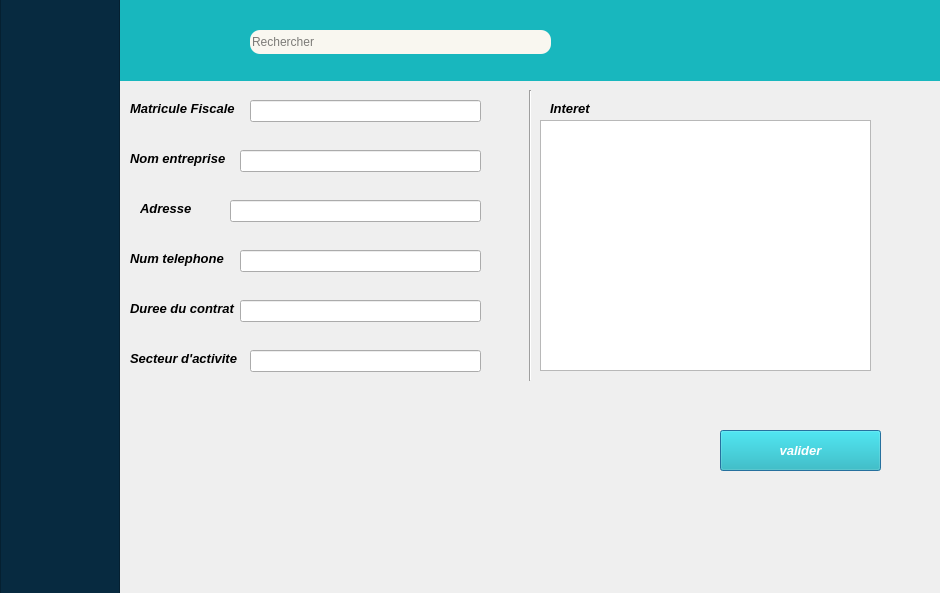
<?xml version="1.0" encoding="UTF-8"?>
<ui version="4.0">
 <class>ajout</class>
 <widget class="QDialog" name="ajout">
  <property name="geometry">
   <rect>
    <x>0</x>
    <y>0</y>
    <width>940</width>
    <height>593</height>
   </rect>
  </property>
  <property name="windowTitle">
   <string>Dialog</string>
  </property>
  <widget class="QLabel" name="label">
   <property name="geometry">
    <rect>
     <x>130</x>
     <y>100</y>
     <width>151</width>
     <height>16</height>
    </rect>
   </property>
   <property name="font">
    <font>
     <pointsize>10</pointsize>
     <italic>true</italic>
     <bold>true</bold>
    </font>
   </property>
   <property name="text">
    <string>Matricule Fiscale </string>
   </property>
  </widget>
  <widget class="QLabel" name="label_2">
   <property name="geometry">
    <rect>
     <x>130</x>
     <y>150</y>
     <width>151</width>
     <height>16</height>
    </rect>
   </property>
   <property name="font">
    <font>
     <pointsize>10</pointsize>
     <italic>true</italic>
     <bold>true</bold>
    </font>
   </property>
   <property name="text">
    <string>Nom entreprise </string>
   </property>
  </widget>
  <widget class="QLabel" name="label_3">
   <property name="geometry">
    <rect>
     <x>140</x>
     <y>200</y>
     <width>151</width>
     <height>16</height>
    </rect>
   </property>
   <property name="font">
    <font>
     <pointsize>10</pointsize>
     <italic>true</italic>
     <bold>true</bold>
    </font>
   </property>
   <property name="text">
    <string>Adresse </string>
   </property>
  </widget>
  <widget class="QLabel" name="label_4">
   <property name="geometry">
    <rect>
     <x>130</x>
     <y>250</y>
     <width>151</width>
     <height>16</height>
    </rect>
   </property>
   <property name="font">
    <font>
     <pointsize>10</pointsize>
     <italic>true</italic>
     <bold>true</bold>
    </font>
   </property>
   <property name="text">
    <string>Num telephone </string>
   </property>
  </widget>
  <widget class="QLabel" name="label_5">
   <property name="geometry">
    <rect>
     <x>130</x>
     <y>300</y>
     <width>151</width>
     <height>16</height>
    </rect>
   </property>
   <property name="font">
    <font>
     <pointsize>10</pointsize>
     <italic>true</italic>
     <bold>true</bold>
    </font>
   </property>
   <property name="text">
    <string>Duree du contrat </string>
   </property>
  </widget>
  <widget class="QLabel" name="label_6">
   <property name="geometry">
    <rect>
     <x>130</x>
     <y>350</y>
     <width>151</width>
     <height>16</height>
    </rect>
   </property>
   <property name="font">
    <font>
     <pointsize>10</pointsize>
     <italic>true</italic>
     <bold>true</bold>
    </font>
   </property>
   <property name="text">
    <string>Secteur d'activite</string>
   </property>
  </widget>
  <widget class="QLabel" name="label_7">
   <property name="geometry">
    <rect>
     <x>550</x>
     <y>100</y>
     <width>151</width>
     <height>16</height>
    </rect>
   </property>
   <property name="font">
    <font>
     <pointsize>10</pointsize>
     <italic>true</italic>
     <bold>true</bold>
    </font>
   </property>
   <property name="text">
    <string>Interet </string>
   </property>
  </widget>
  <widget class="QLineEdit" name="matriculeFiscale_LE">
   <property name="geometry">
    <rect>
     <x>250</x>
     <y>100</y>
     <width>231</width>
     <height>22</height>
    </rect>
   </property>
  </widget>
  <widget class="QLineEdit" name="nomEntreprise_LE">
   <property name="geometry">
    <rect>
     <x>240</x>
     <y>150</y>
     <width>241</width>
     <height>22</height>
    </rect>
   </property>
  </widget>
  <widget class="QLineEdit" name="adresse_LE">
   <property name="geometry">
    <rect>
     <x>230</x>
     <y>200</y>
     <width>251</width>
     <height>22</height>
    </rect>
   </property>
  </widget>
  <widget class="QLineEdit" name="numeroTelephone_LE">
   <property name="geometry">
    <rect>
     <x>240</x>
     <y>250</y>
     <width>241</width>
     <height>22</height>
    </rect>
   </property>
  </widget>
  <widget class="QLineEdit" name="dureeContrat_LE">
   <property name="geometry">
    <rect>
     <x>240</x>
     <y>300</y>
     <width>241</width>
     <height>22</height>
    </rect>
   </property>
  </widget>
  <widget class="QLineEdit" name="secteurActivite_LE">
   <property name="geometry">
    <rect>
     <x>250</x>
     <y>350</y>
     <width>231</width>
     <height>22</height>
    </rect>
   </property>
  </widget>
  <widget class="QPushButton" name="pushButton">
   <property name="geometry">
    <rect>
     <x>720</x>
     <y>430</y>
     <width>161</width>
     <height>41</height>
    </rect>
   </property>
   <property name="font">
    <font>
     <pointsize>10</pointsize>
     <italic>true</italic>
     <bold>true</bold>
    </font>
   </property>
   <property name="styleSheet">
    <string notr="true">background-color: rgb(24, 183, 190);
color: rgb(255, 255, 255);</string>
   </property>
   <property name="text">
    <string>valider</string>
   </property>
  </widget>
  <widget class="QPlainTextEdit" name="interet_TE">
   <property name="geometry">
    <rect>
     <x>540</x>
     <y>120</y>
     <width>331</width>
     <height>251</height>
    </rect>
   </property>
  </widget>
  <widget class="QFrame" name="frame">
   <property name="geometry">
    <rect>
     <x>0</x>
     <y>-11</y>
     <width>120</width>
     <height>671</height>
    </rect>
   </property>
   <property name="styleSheet">
    <string notr="true">background-color: rgb(7, 42, 64);</string>
   </property>
   <property name="frameShape">
    <enum>QFrame::StyledPanel</enum>
   </property>
   <property name="frameShadow">
    <enum>QFrame::Raised</enum>
   </property>
  </widget>
  <widget class="QWidget" name="widget" native="true">
   <property name="geometry">
    <rect>
     <x>120</x>
     <y>0</y>
     <width>851</width>
     <height>81</height>
    </rect>
   </property>
   <property name="styleSheet">
    <string notr="true">background-color: rgb(24, 183, 190);</string>
   </property>
   <widget class="QLineEdit" name="lineEdit">
    <property name="geometry">
     <rect>
      <x>130</x>
      <y>30</y>
      <width>301</width>
      <height>24</height>
     </rect>
    </property>
    <property name="styleSheet">
     <string notr="true">border-radius: 10px; /* rayon des coins */
background-color: rgb(249, 247, 240);
color : rgb(0,0,0);
</string>
    </property>
    <property name="placeholderText">
     <string>Rechercher</string>
    </property>
    <property name="clearButtonEnabled">
     <bool>false</bool>
    </property>
   </widget>
  </widget>
  <widget class="Line" name="line">
   <property name="geometry">
    <rect>
     <x>520</x>
     <y>90</y>
     <width>20</width>
     <height>291</height>
    </rect>
   </property>
   <property name="orientation">
    <enum>Qt::Vertical</enum>
   </property>
  </widget>
 </widget>
 <resources/>
 <connections/>
</ui>
